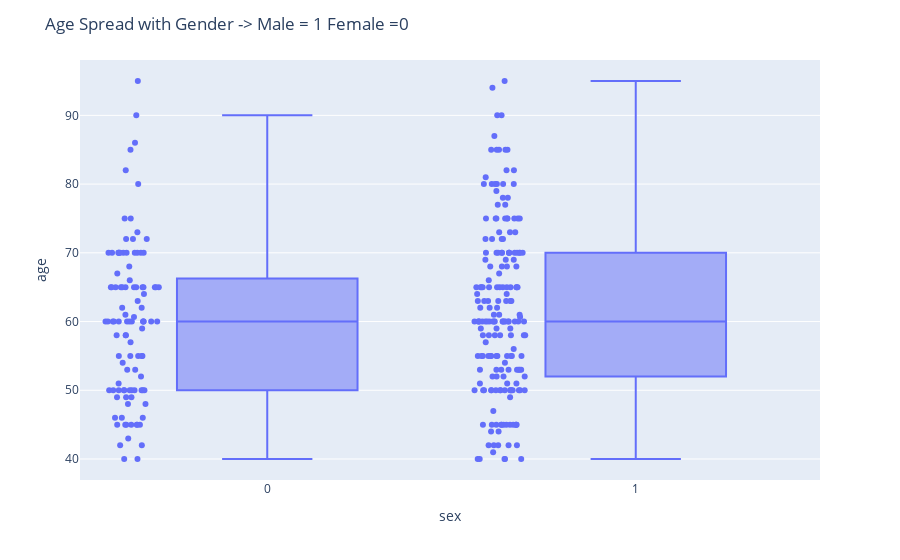

Write notebook code for a chart like this one.
### Code cell
fig = px.box(heart_data, x='sex', y='age', points="all")
fig.update_layout(title_text="Age Spread with Gender -> Male = 1 Female =0")
fig.show()

### Figure 1 — Plotly figure (JSON) as saved in the notebook; plotly's stock layout.template omitted (floating-point values rounded to 4 significant figures; data arrays with more than 128 entries replaced by an {"elided": "..."} marker saying what was removed)
{"data": [{"alignmentgroup": "True", "boxpoints": "all", "hovertemplate": "sex=%{x}<br>age=%{y}<extra></extra>", "legendgroup": "", "marker": {"color": "#636efa"}, "name": "", "notched": false, "offsetgroup": "", "orientation": "v", "showlegend": false, "type": "box", "x": {"elided": "299 int values"}, "x0": " ", "xaxis": "x", "y": {"elided": "299 float values"}, "y0": " ", "yaxis": "y"}], "layout": {"boxmode": "group", "legend": {"tracegroupgap": 0}, "margin": {"t": 60}, "title": {"text": "Age Spread with Gender -> Male = 1 Female =0"}, "xaxis": {"anchor": "y", "domain": [0, 1], "title": {"text": "sex"}}, "yaxis": {"anchor": "x", "domain": [0, 1], "title": {"text": "age"}}}}
